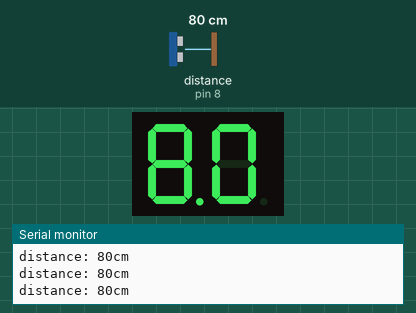
A program run on a simulated Arduino Mega 2560, built with avr-gcc and run on an emulated ATmega2560. Parts: 2-digit seven-segment display, the last lines printed to the serial monitor. Wiring (inferred from the names in the program): ultrasonic range finder: trigger pin 48; echo pin 8. Inputs (shaded band) come from the test bench; at power-on: distance to the obstacle (sensor on pin 8) 80 cm. The echo pulse lasts 58.3 µs per cm.

Above: at 1.2 s.
1.3 s: distance to the obstacle (sensor on pin 8) set to 120 cm
At 2.5 s:
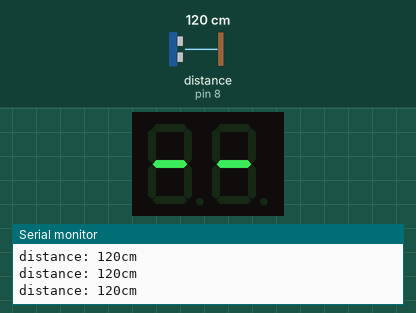
2.8 s: distance to the obstacle (sensor on pin 8) set to 18 cm
At 3.6 s:
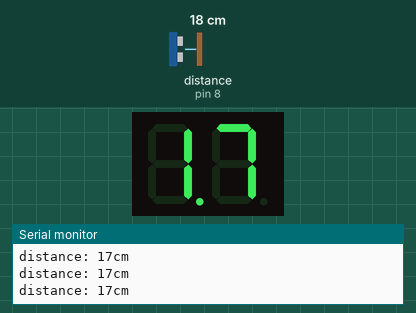
4.3 s: distance to the obstacle (sensor on pin 8) set to 11 cm
At 4.9 s:
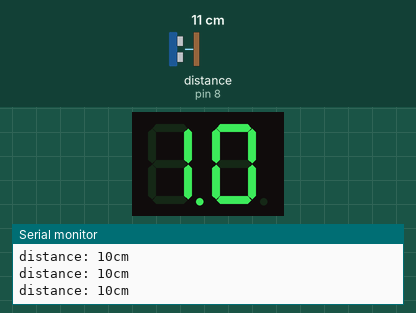
5.9 s: distance to the obstacle (sensor on pin 8) set to 35 cm
At 6.9 s:
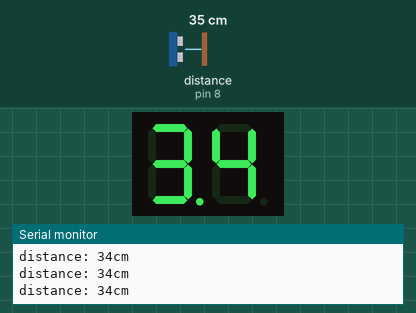
7.4 s: distance to the obstacle (sensor on pin 8) set to 250 cm
At 8.8 s:
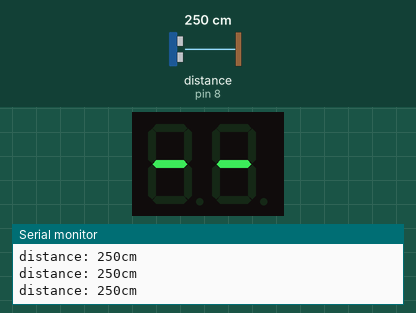
Timing chart, 0 to 9.9 s (numbered marks = the images above; inputs shaded):
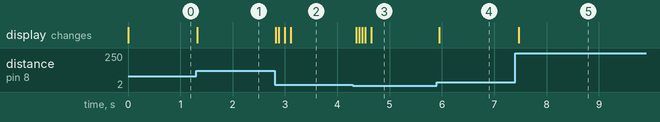

The program:

main.cpp
```cpp
#include <Arduino.h>
#include "SevSeg.h"

SevSeg sevseg;

const int trigPin = 48;
const int echoPin = 8;

void setup() {
    Serial.begin(9600);
    pinMode(trigPin, OUTPUT);
    pinMode(echoPin, INPUT);

    byte numDigits = 2;
    byte digitPins[] = {47, 46};
    byte segmentPins[] = {22, 23, 24, 25, 26, 27, 28};
    bool resistorsOnSegments = false; // 'false' means resistors are on digit pins
    byte hardwareConfig = COMMON_CATHODE; // See README.md for options
    bool updateWithDelays = true; // Default 'false' is Recommended
    bool leadingZeros = false; // Use 'true' if you'd like to keep the leading zeros
    bool disableDecPoint = true; // Use 'true' if your decimal point doesn't exist or isn't connected

    sevseg.begin(hardwareConfig, numDigits, digitPins, segmentPins, resistorsOnSegments,
    updateWithDelays, leadingZeros, disableDecPoint);
    sevseg.setBrightness(100);
}

long microsecondsToCentimeters(long microseconds) { return microseconds / 29 / 2; }

void loop() {
    long duration, cm;

    digitalWrite(trigPin, HIGH);
    delayMicroseconds(10);
    digitalWrite(trigPin, LOW);

    duration = pulseIn(echoPin, HIGH);

    cm = microsecondsToCentimeters(duration);

    Serial.print("distance: ");
    Serial.print(cm);
    Serial.print("cm");
    Serial.println();

    sevseg.setNumber(cm, 1);
    for(int i = 0; i < 14; i++) {
      sevseg.refreshDisplay(); // Must run repeatedly
    }
}
```

Measured:
- after the input at 1.3 s, the display: changes at once (image 1)
- after the input at 2.8 s, the display: first changes at once (image 2 shows a later state)
- after the input at 4.3 s, the display: changes after 0.06 s (image 3)
- after the input at 5.9 s, the display: changes after 0.05 s (image 4)
- after the input at 7.4 s, the display: changes after 0.07 s (image 5)
